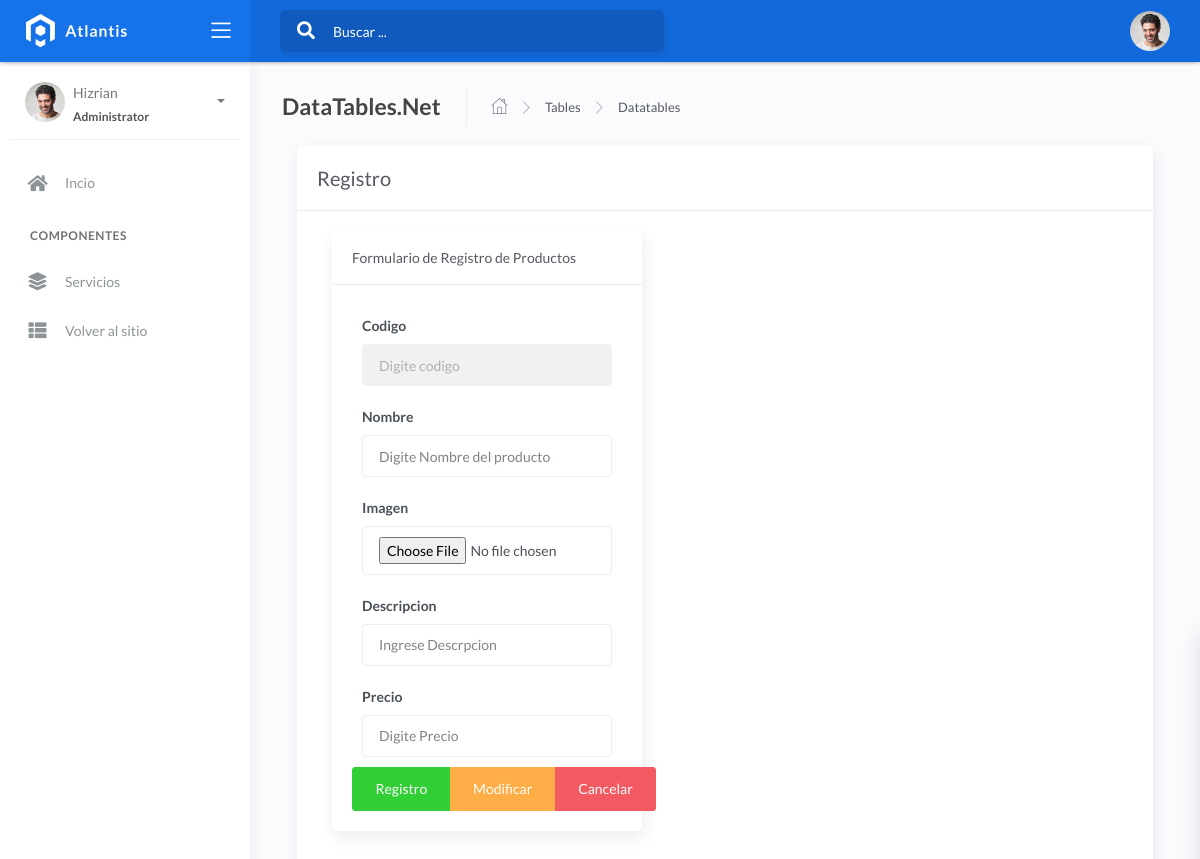
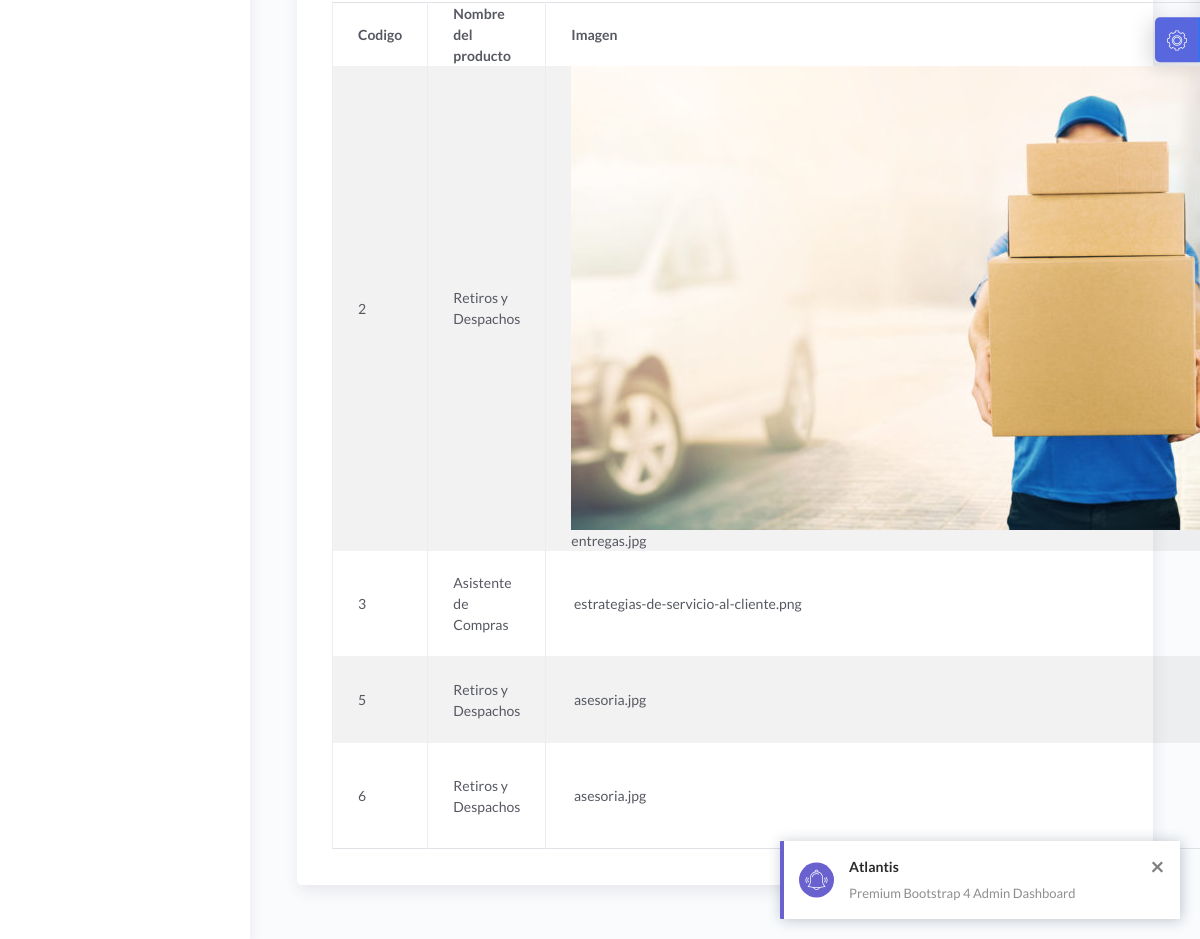
Page /admin/producto.php (signed in) on the committed database (2 pictures, top to bottom).
### tables this page shows
CREATE TABLE `servicios` (
  `codigo` int(30) NOT NULL,
  `nombre` varchar(120) DEFAULT NULL,
  `foto` varchar(80) DEFAULT NULL,
  `Descripcion` varchar(150) DEFAULT NULL,
  `precio` int(50) DEFAULT NULL
);

### admin/producto.php (the view, shortened to what this page needs)
<?php include("vista/cabecera.php"); ?>
<?php
$codigo=(isset($_POST['codigo']))?$_POST['codigo']:"";
$nombre=(isset($_POST['nombre']))?$_POST['nombre']:"";
$Descripcion=(isset($_POST['Descripcion']))?$_POST['Descripcion']:"";
$precio=(isset($_POST['precio']))?$_POST['precio']:"";
include("config/conexion.php");
$result = ("SELECT * FROM servicios");
?>
<div class="main-panel">
    <div class="content">
        <div class="page-inner">
            <div class="page-header">
                <h4 class="page-title">DataTables.Net</h4>
                <ul class="breadcrumbs">
                    <li class="nav-home">
                        <a href="#">
                            <i class="flaticon-home"></i>
                        </a>
                    </li>
                    <li class="separator">
                        <i class="flaticon-right-arrow"></i>
                    </li>
                    <li class="nav-item">
                        <a href="#">Tables</a>
                    </li>
                    <li class="separator">
                        <i class="flaticon-right-arrow"></i>
                    </li>
                    <li class="nav-item">
                        <a href="#">Datatables</a>
                    </li>
                </ul>
            </div>
    <div class="col-md-12">
        <div class="card">
            <div class="card-header">
                <div class="d-grid align-items-center">
                    <h4 class="card-title">Registro</h4>
                </div>
            </div>
            <div class="card-body">
                <div class="col-md-5">
                    <div class="card">
                        <div class="card-header">
                            Formulario de Registro de Productos
                        </div>
                        <div class="card-body">
                        <form method="POST" enctype="multipart/form-data">
                                    <div class="form-group">
                                        <label >Codigo</label>
                                        <input type="text" required readonly name="codigo" id="codigo"  value="<?php echo $codigo ?>" class="form-control" placeholder="Digite codigo">
                                    </div>
                                    <div class="form-group">
                                        <label>Nombre</label>
                                        <input type="text"  name="nombre" id ="nombre" value="<?php echo $nombre ?>" class="form-control" placeholder="Digite Nombre del producto">
                                    </div>
                                    <div class="form-group">
                                        <label>Imagen</label>
                                        <input type="file" name="foto" id ="foto"  class="form-control" placeholder="Cargue imagen del producto">
                                    </div>
                                    <div class="form-group">
                                        <label>Descripcion</label>
                                        <input type="text"  name="Descripcion" id ="Descripcion" value="<?php echo $Descripcion ?>" class="form-control" placeholder="Ingrese Descrpcion">
                                    </div>
                                    <div class="form-group">
                                        <label>Precio</label>
                                        <input type="text"  name="precio" id ="precio" value="<?php echo $precio ?>" class="form-control" placeholder="Digite Precio">
                                    </div>
                                    <div class="btn-group" role="group" aria-label="">
                                        <button type="submit" name="accion" value="agregar" class="btn btn-success">Registro</button>
                                        <button type="submit" name="accion" value="modificar" class="btn btn-warning">Modificar</button>
                                        <button type="submit" name="accion" value="eliminar" class="btn btn-danger">Cancelar</button>
                                    </div>
                                </form>
                        </div>
                    </div>
                </div>
                <div class="col-md-7">
                <table class="table table-striped table-bordered">
                    <thead>
                        <tr>
                            <th>Codigo</th>
                            <th>Nombre del producto</th>
                            <th>Imagen</th>
                        </tr>
                    </thead>
                    <tbody>
                        <?php foreach($conn->query($result) as $list){ ?>
                        <tr>
                            <td><?php echo $list['codigo']?> </td>
                            <td><?php  echo $list['nombre']?></td>
                            <td>
                                <img src="../../img/<?php  echo $list['foto']?>" alt="" >
                                <?php  echo $list['foto']?>
                            </td>
                        </tr>
                    <?php } ?>
                    </tbody>
                </table>
                </div>
            </div>
</main>
<?php include("vista/pie.php"); ?>

### admin/vista/cabecera.php (shortened to what this page needs)
<!DOCTYPE html>
<html lang="en">
<head>
	<link rel="stylesheet" href="assets/css/bootstrap.min.css">
	<link rel="stylesheet" href="assets/css/atlantis.min.css">
	<link rel="stylesheet" href="assets/css/demo.css">
    <link rel="stylesheet" href="../demo/assets/css/demo.css">
</head>
<body>
<?php
    $url="http://".$_SERVER['HTTP_HOST']."/probemos"
    ?>
	<div class="wrapper">
		<div class="main-header">
			<div class="logo-header" data-background-color="blue">
				<a href="inicioadmin.php" class="logo">
					<img src="assets/img/logo.svg" alt="navbar brand" class="navbar-brand">
				</a>
				<div class="nav-toggle">
					<button class="btn btn-toggle toggle-sidebar">
						<i class="icon-menu"></i>
					</button>
				</div>
			</div>
			<nav class="navbar navbar-header navbar-expand-lg" data-background-color="blue2">
				<div class="container-fluid">
					<div class="collapse" id="search-nav">
						<form class="navbar-left navbar-form nav-search mr-md-3">
							<div class="input-group">
								<div class="input-group-prepend">
									<button type="submit" class="btn btn-search pr-1">
										<i class="fa fa-search search-icon"></i>
									</button>
								</div>
								<input type="text" placeholder="Buscar ..." class="form-control">
							</div>
						</form>
					</div>
					<ul class="navbar-nav topbar-nav ml-md-auto align-items-center">
						<li class="nav-item dropdown hidden-caret">
							<a class="dropdown-toggle profile-pic" data-toggle="dropdown" href="#" aria-expanded="false">
								<div class="avatar-sm">
									<img src="assets/img/profile.jpg" alt="..." class="avatar-img rounded-circle">
								</div>
							</a>
						</li>
					</ul>
				</div>
			</nav>
		</div>
		<div class="sidebar sidebar-style-2">
			<div class="sidebar-wrapper scrollbar scrollbar-inner">
				<div class="sidebar-content">
					<div class="user">
						<div class="avatar-sm float-left mr-2">
							<img src="assets/img/profile.jpg" alt="..." class="avatar-img rounded-circle">
						</div>
						<div class="info">
							<a data-toggle="collapse" href="#collapseExample" aria-expanded="true">
								<span>
									Hizrian
									<span class="user-level">Administrator</span>
									<span class="caret"></span>
								</span>
							</a>
						</div>
					</div>
					<ul class="nav nav-primary">
						<li class="nav-item">
							<a href="<?php echo $url; ?>/admin/inicioadmin.php" class="collapsed" aria-expanded="false">
								<i class="fas fa-home"></i>
								<p>Incio</p>
							</a>
						</li>
						<li class="nav-section">
							<h4 class="text-section">Componentes</h4>
						</li>
						<li class="nav-item">
							<a href="<?php echo $url; ?>/admin/producto.php">
								<i class="fas fa-layer-group"></i>
								<p>Servicios</p>
							</a>
						</li>
						<li class="nav-item">
							<a href="<?php echo $url; ?>" >
								<i class="fas fa-th-list"></i>
								<p>Volver al sitio</p>
							</a>
						</li>
					</ul>
				</div>
			</div>
		</div>
        <main>

### admin/vista/pie.php (shortened to what this page needs)
<footer class="footer">
    <div class="container-fluid">
        <nav class="pull-left">
            <ul class="nav">
                <li class="nav-item">
                    <a class="nav-link" href="https://www.themekita.com">
                    </a>
                </li>
                <li class="nav-item">
                    <a class="nav-link" href="#">
                    </a>
                </li>
                <li class="nav-item">
                    <a class="nav-link" href="#">
                    </a>
                </li>
            </ul>
        </nav>
        <div class="copyright ml-auto">
            2018, made with <i class="fa fa-heart heart text-danger"></i> by <a href="https://www.themekita.com">ThemeKita</a>
        </div>
    </div>
</footer>
</div>
		<div class="custom-template">
			<div class="custom-toggle">
				<i class="flaticon-settings"></i>
			</div>
		</div>
</body>
</html>

### admin/assets/css/demo.css (style rules this page uses)
.custom-template { position: fixed; top: 50%; transform: translateY(-50%); right: -325px; width: 325px; height: max-content; display: block; z-index: 1; background: #ffffff; transition: all .3s; z-index: 1003; box-shadow: -1px 1px 20px rgba(69, 65, 78, 0.15); border-top-left-radius: 5px; border-bottom-left-radius: 5px; transition: all .5s; }
.custom-template .custom-toggle { position: absolute; width: 45px; height: 45px; background: rgb(88, 103, 221); top: 50%; left: -45px; transform: translateY(-50%); display: flex; align-items: center; justify-content: center; text-align: center; border-top-left-radius: 5px; border-bottom-left-radius: 5px; border-right: 1px solid #177dff; cursor: pointer; color: #ffffff; box-shadow: -5px 5px 20px rgba(69, 65, 78, 0.21); }
.custom-template .custom-toggle i { font-size: 20px; animation: 1.3s spin linear infinite; }

### admin/demo/assets/css/demo.css (style rules this page uses)
.custom-template { position: fixed; top: 50%; transform: translateY(-50%); right: -325px; width: 325px; height: max-content; display: block; z-index: 1; background: #ffffff; transition: all .3s; z-index: 1003; box-shadow: -1px 1px 20px rgba(69, 65, 78, 0.15); border-top-left-radius: 5px; border-bottom-left-radius: 5px; transition: all .5s; }
.custom-template .custom-toggle { position: absolute; width: 45px; height: 45px; background: rgb(88, 103, 221); top: 50%; left: -45px; transform: translateY(-50%); display: flex; align-items: center; justify-content: center; text-align: center; border-top-left-radius: 5px; border-bottom-left-radius: 5px; border-right: 1px solid #177dff; cursor: pointer; color: #ffffff; box-shadow: -5px 5px 20px rgba(69, 65, 78, 0.21); }
.custom-template .custom-toggle i { font-size: 20px; animation: 1.3s spin linear infinite; }

### rows in the picture
servicios: codigo "2", nombre "Retiros y Despachos", foto (picture), foto "entregas.jpg"
servicios: codigo "3", nombre "Asistente de Compras", foto "estrategias-de-servicio-al-cliente.png"
servicios: codigo "5", nombre "Retiros y Despachos", foto "asesoria.jpg"
servicios: codigo "6", nombre "Retiros y Despachos", foto "asesoria.jpg"
